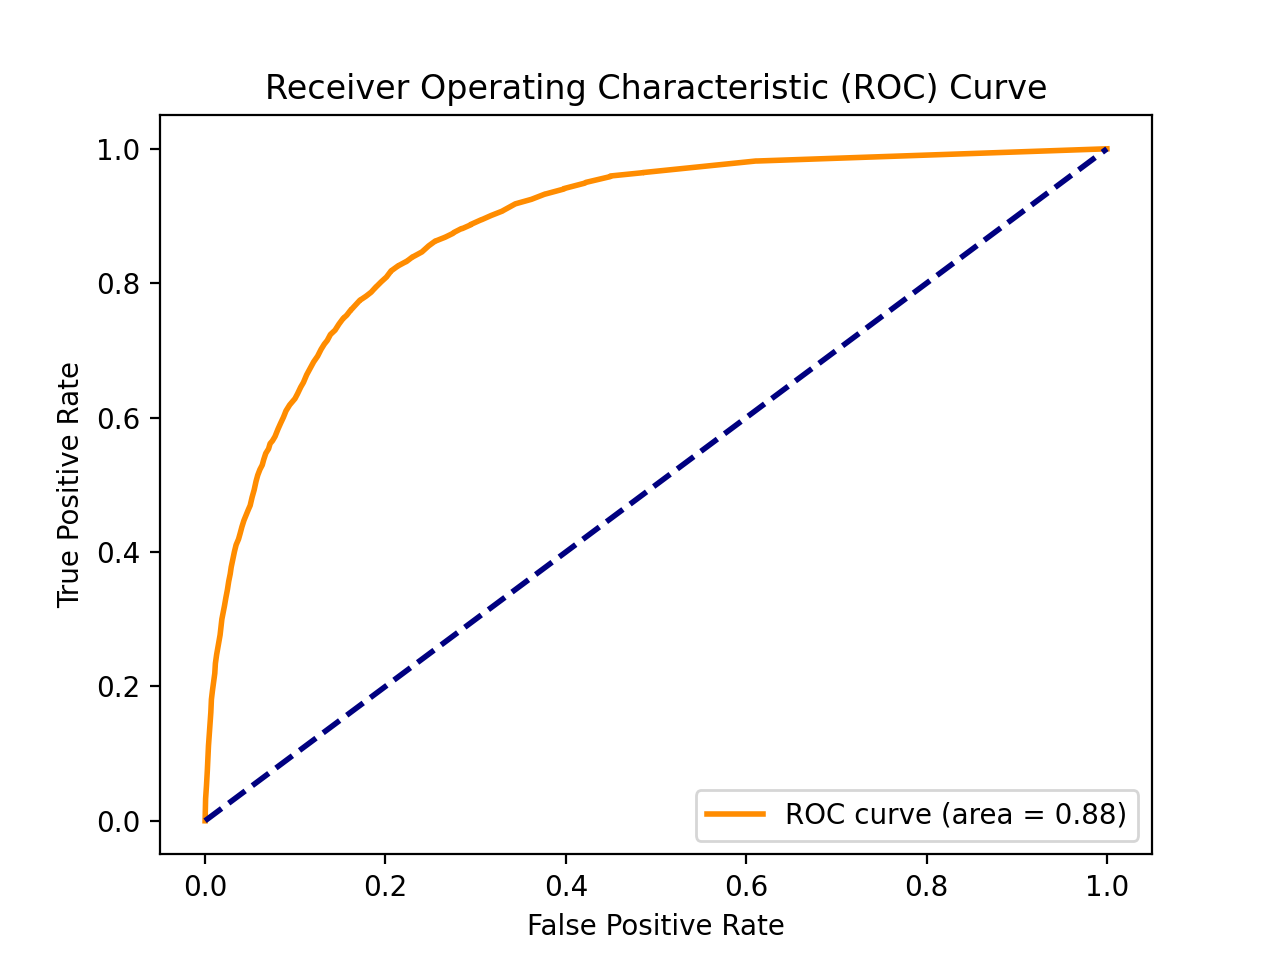

Reproduce this figure in Python.
import numpy as np
import pandas as pd

import matplotlib.pyplot as plt

from sklearn.model_selection import train_test_split
from sklearn.metrics import accuracy_score, precision_score, recall_score, f1_score, confusion_matrix, roc_auc_score, roc_curve

from sklearn.ensemble import ExtraTreesClassifier



# 读取CSV文件
df = pd.read_csv('processed_data.csv')

# 提取特征和标签
X = df.drop(columns=['class'])
y = df['class']

# 分割数据集，按照label的比例来分割
X_train, X_test, y_train, y_test = train_test_split( X, y,
                                                     test_size=0.33,
                                                     stratify=y,
                                                     )



# 使用Extra Trees进行训练
clf = ExtraTreesClassifier( n_estimators=100,  # 默认 100
                            # criterion='gini',  # 默认 使用基尼指数作为分裂标准
                            criterion='entropy',  # 使用熵作为分裂标准
                            class_weight='balanced',
                            n_jobs=-1,
                            )

clf.fit(X_train, y_train)

# 预测
y_pred = clf.predict(X_test)

# 获取预测概率
y_prob = clf.predict_proba(X_test)[:, 1]



# 计算各种评估指标
accuracy = accuracy_score(y_test, y_pred)
precision = precision_score(y_test, y_pred)
recall = recall_score(y_test, y_pred)
f1 = f1_score(y_test, y_pred)
conf_matrix = confusion_matrix(y_test, y_pred)
roc_auc = roc_auc_score(y_test, y_prob)

# 计算ROC曲线
fpr, tpr, _ = roc_curve(y_test, y_prob)



# 绘制ROC曲线
plt.figure( dpi=200 )
plt.plot(fpr, tpr, color='darkorange', lw=2, label='ROC curve (area = {:.2f})'.format(roc_auc))
plt.plot([0, 1], [0, 1], color='navy', lw=2, linestyle='--')
plt.xlabel('False Positive Rate')
plt.ylabel('True Positive Rate')
plt.title('Receiver Operating Characteristic (ROC) Curve')
plt.legend(loc='lower right')
plt.show()



# 打印结果
print('accuracy =', accuracy)
print('precision =', precision)
print('recall =', recall)
print('f1 =', f1)
print('roc_auc =', roc_auc)
print()

print('Confusion Matrix')
print('=' * 20)
print(conf_matrix)

"""
accuracy = 0.8383174091078297
precision = 0.6850044365572315
recall = 0.6004666839512575
f1 = 0.6399557888919591
roc_auc = 0.8840577816215234

Confusion Matrix
====================
[[11196  1065]
 [ 1541  2316]]
"""
